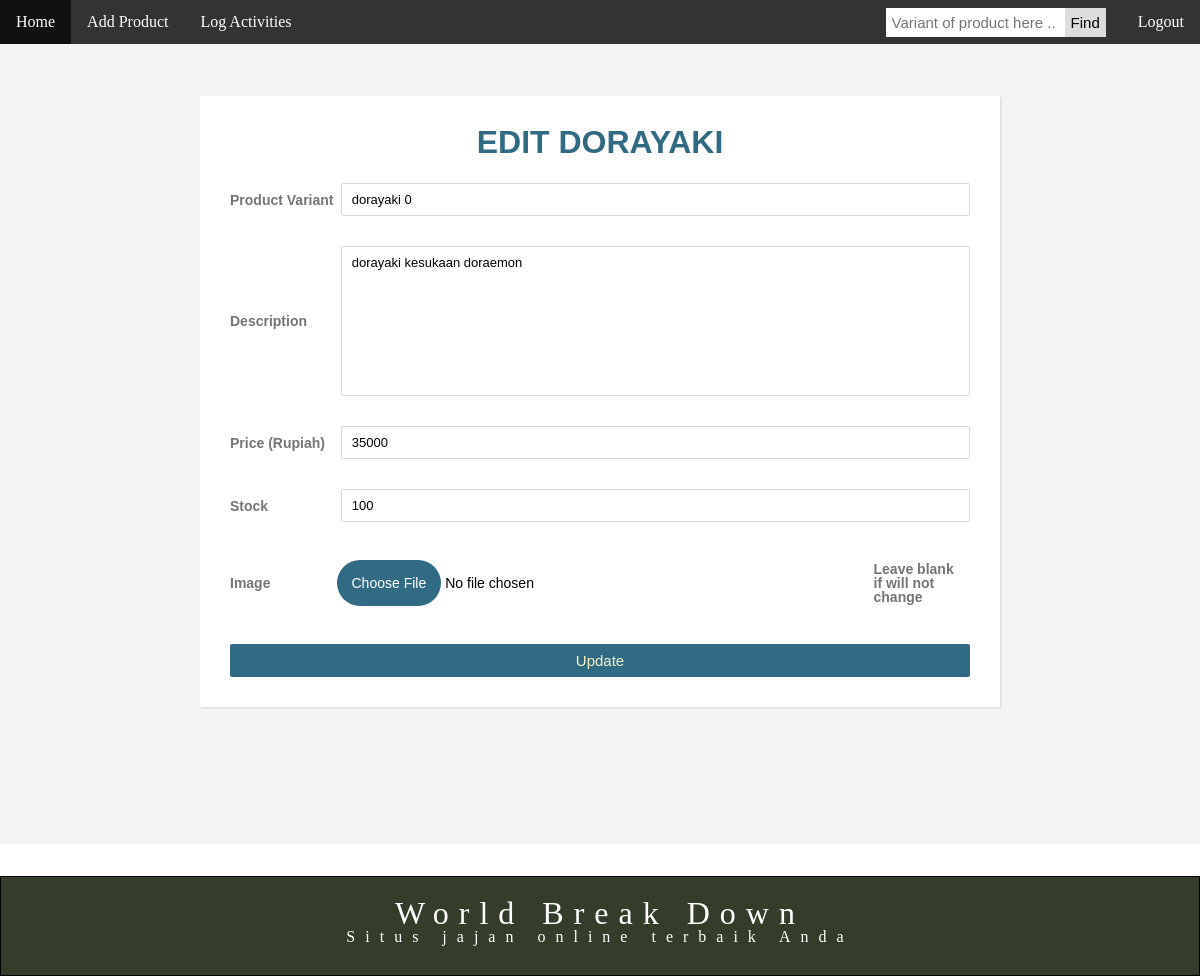
Screenshot of /Views/EditProduct.php?id=1 (signed in) with the database file from the repository.
### tables this page shows
CREATE TABLE products (
        id INTEGER PRIMARY KEY NOT NULL,
        name TEXT NOT NULL,
        description TEXT,
        price INTEGER NOT NULL,
        stock INTEGER NOT NULL,
        image TEXT,
        sold INTEGER
    );

### Model/Product.php (called while the page is built, shortened)
<?php
class Product
{
    private $pdo;
    public function __construct($pdo)
    {
        $this->pdo = $pdo;
    }
    public function whereId($id)
    {
        $query = 'SELECT * FROM products WHERE id = :id ;';
        $stmt = $this->pdo->prepare($query);
        $stmt->execute([
            ':id' => $id
        ]);
        $products = [];
        while ($row = $stmt->fetch(\PDO::FETCH_ASSOC)) {
            $products[] = [
                'id' => $row['id'],
                'name' => $row['name'],
                'description' => $row['description'],
                'price' => $row['price'],
                'stock'  => $row['stock'],
                'image'  => $row['image'],
                'sold'  => $row['sold'],
            ];
        }
        return $products;
    }
}

### Views/EditProduct.php (the view, shortened to what this page needs)
<?php
include_once('../Model/Product.php');
if (!isset($_GET['id'])) {
    header("location: /index.php");
} else {
    $databasePath = '../database/' . DATABASE_NAME . '.sqlite';
    $pdo = (new SQLiteConnection())->connect($databasePath);
    if ($pdo !== null) {
        $id = $_GET['id'];
        $Product = new Product($pdo);
        $item = $Product->whereId($id);
        if (count($item) < 1) {
            header("location: /index.php");
        } else {
            $item = $item[0];
        }
    } else {
        header("location: /index.php");
    }
}
?>
<!DOCTYPE html>
<html lang="en">
<head>
    <link rel="stylesheet" href="../Assets/css/createProduct.css" />
</head>
<body>
    <?php include '../partials/navbar.php'; ?>
    <div class="content">
        <div class="wrapper">
            <h3 class="title">EDIT DORAYAKI</h3>
            <form class="form" action="../Middlewares/edit.php" method="POST" enctype="multipart/form-data">
                <div class="input-field">
                    <label for="name">Product Variant</label>
                    <input type="text" id="name" name="name" placeholder="Variant of product here .." maxlength="255" value="<?php echo $item['name'] ?>" required>
                </div>
                <div class="input-field">
                    <label for="description">Description</label>
                    <textarea class="textarea" name="description" id="description" cols="30" rows="5" maxlength="255" placeholder="Description goes here ..." required><?php echo $item['description'] ?> </textarea>
                </div>
                <div class="input-field">
                    <label for="price">Price (Rupiah) </label>
                    <input type="number" min='0' step="100" id="price" name="price" value="<?php echo $item['price'] ?>" required>
                </div>
                <div class="input-field">
                    <label for="price">Stock</label>
                    <input type="number" min='0' id="stock" name="stock" value="<?php echo $item['stock'] ?>" required>
                </div>
                <div class="input-field">
                    <label for="file">Image</label>
                    <input class="upload" type="file" id="file" name="file" accept=".png,.jpg,.jpeg">
                    <label for="file">Leave blank if will not change</label>
                </div>
                <div class="input-field">
                    <input class="button" type="submit" id="submit" name="edit" value="Update">
                </div>
            </form>
        </div>
    </div>
    <?php include '../partials/footer.php'; ?>
</body>
</html>

### Assets/css/createProduct.css (style rules this page uses)
.content { width: 100%; min-height: 100vh; margin: 0 auto; padding-top: 2rem; margin-bottom: 2rem; background: var(--background-grey); }
.wrapper { max-width: 800px; width: 100%; background: var(--background-plain); padding: 1rem; margin: 20px auto; padding: 30px; box-shadow: 1px 1px 2px rgba(0, 0, 0, 0.125); }
.wrapper .title { font-size: 24px; font-weight: 700; margin-bottom: 25px; text-transform: uppercase; text-align: center; color: var(--primary); }
.wrapper .form { width: 100%; }
.wrapper .form .input-field { display: flex; margin-bottom: 30px; align-items: center; }
.wrapper .form .input-field label { width: 125px; color: #757575; margin-right: 5px; font-size: 14px; font-weight: 600; }
.wrapper .form .input-field input, .wrapper .form .input-field textarea, .wrapper .form .input-field select { width: 100%; outline: none; border: 1px solid #d5dbd9; -webkit-transition: 0.1s; transition: all 0.2s ease; font-size: 13px; padding: 8px 10px; border-radius: 2px; }
.wrapper .form .input-field textarea { resize: none; height: 150px; }
.wrapper .form .input-field .button { width: 100%; padding: 8px 10px; font-size: 15px; border: 0; background: var(--primary); cursor: pointer; border-radius: 2px; outline: none; color: var(--text-color); }
.wrapper .form .input-field:last-child { margin-bottom: 0; }
.wrapper .form .input-field .upload { font-size: 14px; background: white; width: 100%; outline: none; border: 0; }

### Assets/css/base.css (style rules this page uses)
:root { --primary: #316b83; --secondary: #6d8299; --third-color: #8ca1a5; --forth-color: #d5bfbf; --text-color: #f3f2c9; --background-plain: #ffffff; --background-grey: rgb(244, 244, 244); }
* { margin: 0; padding: 0; box-sizing: border-box; font-family: 'Gill Sans', 'Gill Sans MT', Calibri, 'Trebuchet MS', sans-serif; }
body { background: var(--background-plain); width: 100%; min-height: 100vh; position: relative; }
html, body, div, span, applet, object, iframe, h1, h2, h3, h4, h5, h6, p, blockquote, pre, a, abbr, acronym, address, big, cite, code, del, dfn, em, img, ins, kbd, q, s, samp, small, strike, strong, sub, sup, tt, var, b, u, i, center, dl, dt, dd, ol, ul, li, fieldset, form, label, legend, table, caption, tbody, tfoot, thead, tr, th, td, article, aside, canvas, details, embed, figure, figcaption, footer, header, hgroup, menu, nav, output, ruby, section, summary, time, mark, audio, video { margin: 0; padding: 0; border: 0; font-size: 100%; font: inherit; font-family: 'Gill Sans', 'Gill Sans MT', Calibri, 'Trebuchet MS', sans-serif; vertical-align: baseline; }
body { line-height: 1; }

### Assets/css/footer.css (style rules this page uses)
h3 { font-size: 2rem !important; }

### rows the page displays
products: name "dorayaki 0", description "dorayaki kesukaan doraemon", price "35000", stock "100"
